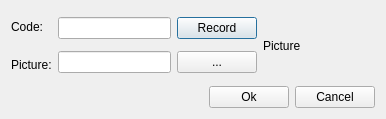
<?xml version="1.0" encoding="UTF-8"?>
<ui version="4.0">
 <class>CreateCodeDialog</class>
 <widget class="QDialog" name="CreateCodeDialog">
  <property name="geometry">
   <rect>
    <x>0</x>
    <y>0</y>
    <width>386</width>
    <height>119</height>
   </rect>
  </property>
  <property name="windowTitle">
   <string>Dialog</string>
  </property>
  <layout class="QHBoxLayout" name="horizontalLayout_3">
   <item>
    <layout class="QGridLayout" name="gridLayout">
     <item row="0" column="0">
      <layout class="QHBoxLayout" name="horizontalLayout">
       <item>
        <layout class="QVBoxLayout" name="verticalLayout">
         <item>
          <widget class="QLabel" name="label">
           <property name="text">
            <string>Code:</string>
           </property>
          </widget>
         </item>
         <item>
          <widget class="QLabel" name="label_2">
           <property name="text">
            <string>Picture:</string>
           </property>
          </widget>
         </item>
        </layout>
       </item>
       <item>
        <layout class="QVBoxLayout" name="verticalLayout_2">
         <item>
          <widget class="QLineEdit" name="codeLineEdit"/>
         </item>
         <item>
          <widget class="QLineEdit" name="pictureLineEdit"/>
         </item>
        </layout>
       </item>
       <item>
        <layout class="QVBoxLayout" name="verticalLayout_3">
         <item>
          <widget class="QPushButton" name="recordPushButton">
           <property name="text">
            <string>Record</string>
           </property>
          </widget>
         </item>
         <item>
          <widget class="QPushButton" name="pictureViewButton">
           <property name="text">
            <string>...</string>
           </property>
          </widget>
         </item>
        </layout>
       </item>
       <item>
        <widget class="QLabel" name="pictureLabel">
         <property name="sizePolicy">
          <sizepolicy hsizetype="Expanding" vsizetype="Expanding">
           <horstretch>0</horstretch>
           <verstretch>0</verstretch>
          </sizepolicy>
         </property>
         <property name="text">
          <string>Picture</string>
         </property>
        </widget>
       </item>
      </layout>
     </item>
     <item row="1" column="0">
      <layout class="QHBoxLayout" name="horizontalLayout_2">
       <item>
        <spacer name="horizontalSpacer">
         <property name="orientation">
          <enum>Qt::Horizontal</enum>
         </property>
         <property name="sizeHint" stdset="0">
          <size>
           <width>40</width>
           <height>20</height>
          </size>
         </property>
        </spacer>
       </item>
       <item>
        <widget class="QPushButton" name="okPushButton">
         <property name="text">
          <string>Ok</string>
         </property>
        </widget>
       </item>
       <item>
        <widget class="QPushButton" name="cancelPushButton">
         <property name="text">
          <string>Cancel</string>
         </property>
        </widget>
       </item>
      </layout>
     </item>
    </layout>
   </item>
  </layout>
 </widget>
 <resources/>
 <connections>
  <connection>
   <sender>okPushButton</sender>
   <signal>clicked()</signal>
   <receiver>CreateCodeDialog</receiver>
   <slot>accept()</slot>
   <hints>
    <hint type="sourcelabel">
     <x>236</x>
     <y>102</y>
    </hint>
    <hint type="destinationlabel">
     <x>99</x>
     <y>87</y>
    </hint>
   </hints>
  </connection>
  <connection>
   <sender>cancelPushButton</sender>
   <signal>clicked()</signal>
   <receiver>CreateCodeDialog</receiver>
   <slot>reject()</slot>
   <hints>
    <hint type="sourcelabel">
     <x>343</x>
     <y>103</y>
    </hint>
    <hint type="destinationlabel">
     <x>377</x>
     <y>100</y>
    </hint>
   </hints>
  </connection>
 </connections>
</ui>
